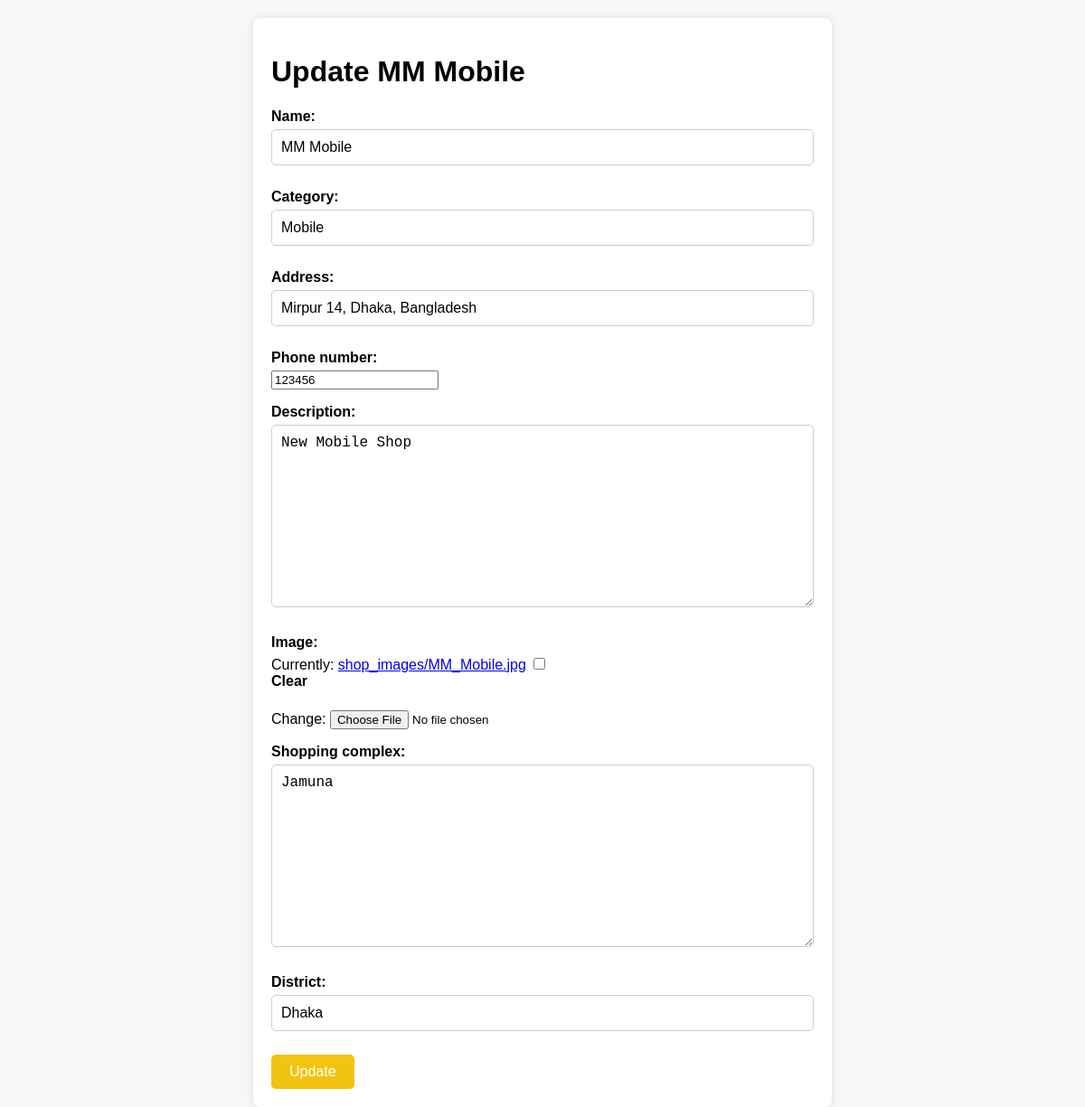
Page /update-shop/5/ on the committed database.
### ShopFinder/models.py (models this page shows, shortened)
class Shop(models.Model):
    name = models.CharField(max_length=100)
    category=models.CharField(max_length=100, blank =True, null =True)
    address = models.CharField(max_length=200)
    phone_number=models.IntegerField(blank=True, null =True)
    description = models.TextField()
    image = models.ImageField(upload_to='shop_images/',blank=True, null=True, default='shop_images/default.jpg')
    shopping_complex = models.TextField(blank=True, null=True)
    district = models.CharField(max_length=100)
    reviews = models.TextField(blank=True, null=True)

### ShopFinder/views.py (the view)
# urls.py: path('update-shop/<int:shop_id>/', views.update_shop, name='update_shop'),
def update_shop(request, shop_id):
    shop = Shop.objects.get(pk=shop_id)
    if request.method == 'POST':
        form = ShopForm(request.POST, instance=shop)
        if form.is_valid():
            form.save()
            return redirect('shop_listing')
    else:
        form = ShopForm(instance=shop)
    return render(request, 'update_shop.html', {'form': form, 'shop': shop})

### ShopFinder/forms.py
class ShopForm(forms.ModelForm):
    class Meta:
        model = Shop
        fields = ['name', 'category', 'address', 'phone_number', 'description', 'image', 'shopping_complex', 'district']

### Templates/update_shop.html (shortened to what this page needs)
<!DOCTYPE html>
<html lang="en">
<head>
</head>
<body>
    <div class="container">
        <h1>Update {{ shop.name }}</h1>
        <form method="post" enctype="multipart/form-data">
            {{ form.as_p }}
            <button type="submit" class="update-button">Update</button>
        </form>
    </div>
</body>
</html>

### Templates/update_shop.html (style rules this page uses)
body { font-family: Arial, sans-serif; margin: 0; padding: 0; background-color: #f7f7f7; }
.container { max-width: 600px; margin: 0 auto; padding: 20px; background-color: #fff; border-radius: 8px; box-shadow: 0 0 10px rgba(0, 0, 0, 0.1); margin-top: 20px; }
.update-button { display: inline-block; padding: 10px 20px; background-color: #007bff; color: black; text-decoration: none; border: none; border-radius: 5px; cursor: pointer; font-size: 16px; transition: background-color 0.3s ease; }
form { margin-top: 20px; }
form label { display: block; font-weight: bold; margin-bottom: 5px; }
form input[type="text"], form textarea { width: 100%; padding: 10px; margin-bottom: 10px; border: 1px solid #ccc; border-radius: 5px; box-sizing: border-box; font-size: 16px; }
form button[type="submit"] { padding: 10px 20px; background-color: #F1C40F; color: white; border: none; border-radius: 5px; cursor: pointer; font-size: 16px; transition: background-color 0.3s ease; }

### rows in the picture
Shop: name "MM Mobile", category "Mobile", address "Mirpur 14, Dhaka, Bangladesh", phone_number "123456", description "New Mobile Shop", shopping_complex "Jamuna", district "Dhaka"
